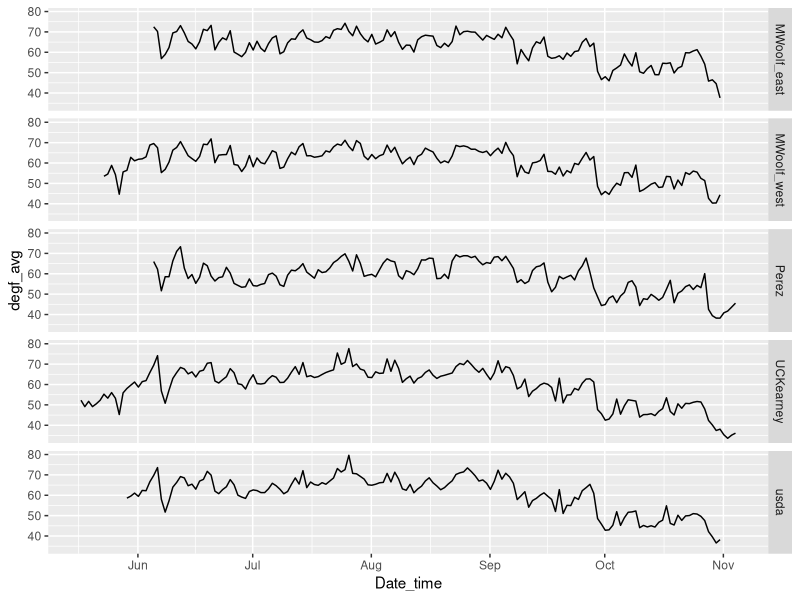
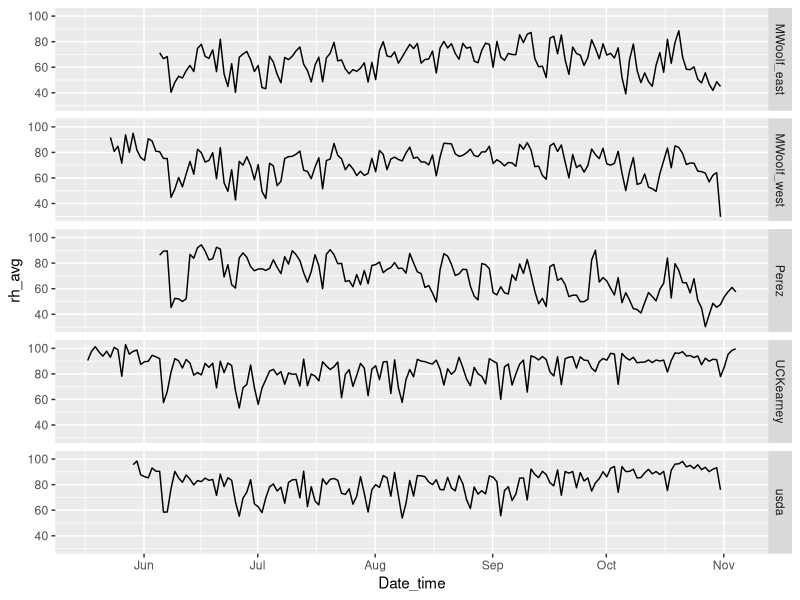

Here is the R script that generated these plots, in order:
#============================================================================
# script2_y19_temperature_data.R
#
# Summarize temperature data from the 5 stations as preparation to 
# association of count and temperature data
#
# PARTS
#  1. Read in data and recode for useful time values (line 17)
#       Not dealt with in useful manner until later script
#  2. Summarize data with tables and graphs (line 55)
#       Create daily profiles by site
#
#============================================================================

library(tidyverse) # Preferred dialect of R
library(lubridate) # Work with Dates
library(timechange)

#-- 1. Read in 2019 data --------------------------------------------------

alltemps19 <- read_csv("./data/trapview_temps_degf_y19.csv")
alltemps19
# A tibble: 18,969 x 6
#   site      Date_time           degf_avg degf_lo degf_hi rh_avg
#   <chr>     <dttm>                 <dbl>   <dbl>   <dbl>  <dbl>
# 1 UCKearney 2019-05-16 17:00:00     56.1    55.4    56.8   83.0
# 2 UCKearney 2019-05-16 18:00:00     57.5    56.1    58.6   81.7
# 3 UCKearney 2019-05-16 19:00:00     55.0    53.8    56.8   90.4

### Set local time zone
localtz <- "America/Los_Angeles"
alltemps19$Date_time <- time_force_tz(alltemps19$Date_time, tz = localtz)

#-- 2. Use plots to summarize -------------------------------------------

### Subset to a single daily observation

### Daily climate at 3AM
three_am_daily19 <- alltemps19 %>% 
  filter(hour(Date_time) == 3)
three_am_daily19
# A tibble: 792 x 6
#   site      Date_time           degf_avg degf_lo degf_hi rh_avg
#   <chr>     <dttm>                 <dbl>   <dbl>   <dbl>  <dbl>
# 1 UCKearney 2019-05-17 03:00:00     52.3    51.6    52.9   90.5
# 2 UCKearney 2019-05-18 03:00:00     49.1    48.6    49.5   97.6

### Temperature at 3AM
p1 <- ggplot(three_am_daily19, aes(x = Date_time, y = degf_avg)) +
  geom_line() + 
  facet_grid(site ~ .)
p1

### relative hummidity at 3AM
p2 <- ggplot(three_am_daily19, aes(x = Date_time, y = rh_avg)) +
  geom_line() + 
  facet_grid(site ~ .)
p2

### Get Date value
three_am_daily19 <- three_am_daily19 %>% 
  mutate(caldate = as.Date(Date_time))

#-- Load and merge count data -----------------------------------------------

allsites <- read_csv("./data/allsites_y19.csv")
allsites$datetime <- time_force_tz(allsites$datetime, tz = localtz)
allsites$caldate <- as.Date(allsites$datetime) # Date-only variable

allsites %>% 
  group_by(site,caldate) %>% 
  summarise(NOW = sum(pest_dif, na.rm = TRUE))


